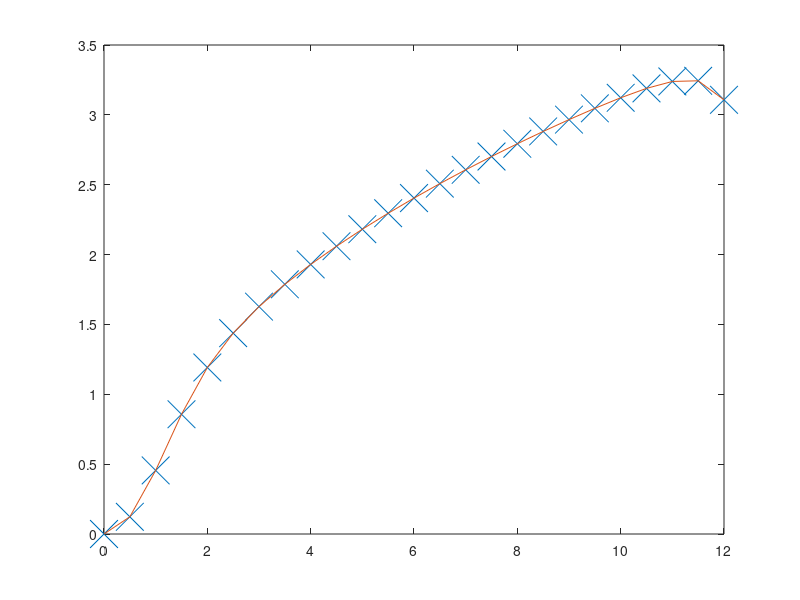

Source code (MATLAB):
%% Runge-Kutta scheme

T=12;
h=0.5;

t(1)=0;     %% initial time
x(1)=0;     %% initial condition

for n=1:T/h;

   t(n+1)=n*h;

   f1=t(n)-x(n)^2;
   f2=(t(n)+(h/2))-(x(n)+(h*f1/2))^2;
   f3=(t(n)+(h/2))-(x(n)+(h*f2/2))^2;
   f4=(t(n)+h)-(x(n)+h*f3)^2;
   x(n+1)=x(n) + h * (f1+(2*f2)+(2*f3)+f4)/6;

end

[t x]       %% display values

%% Plot crosses at numerical values, and join these

plot(t,x,'x','MarkerSize',20)
hold on
plot(t,x)
